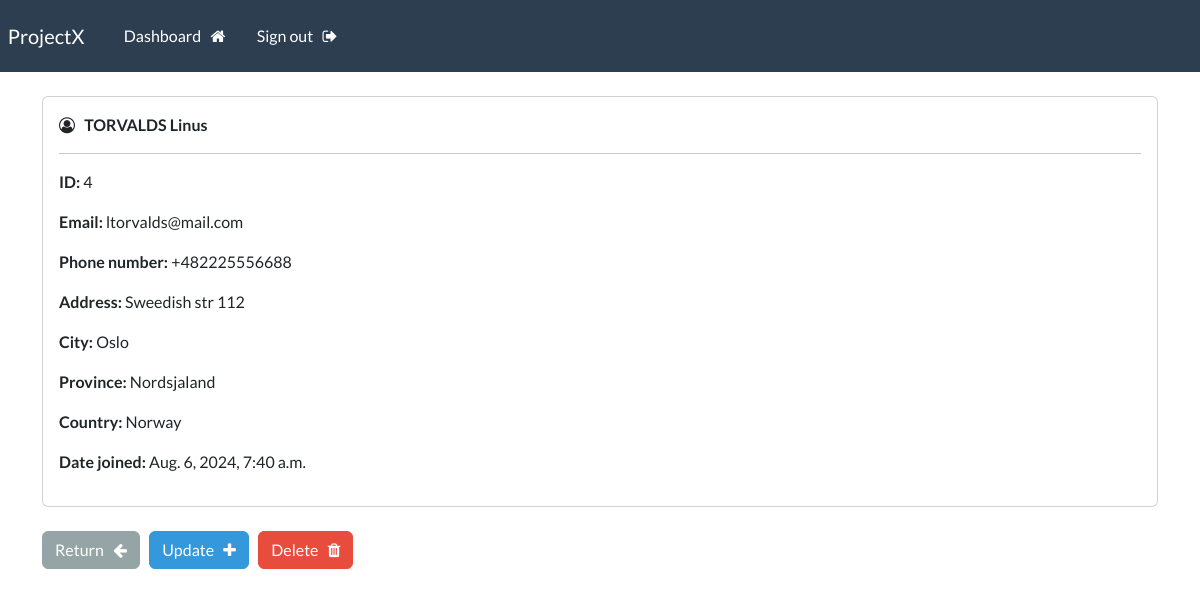
The app's page /record/4 (signed in) with its own data.
### webapp/models.py (models this page shows, shortened)
class Record(models.Model):
    creation_date = models.DateTimeField(auto_now_add=True)
    first_name = models.CharField(max_length=100)
    last_name = models.CharField(max_length=100)
    email = models.CharField(max_length=255)
    phone = models.CharField(max_length=20)
    address=models.CharField(max_length=300)
    city = models.CharField(max_length=255)
    province = models.CharField(max_length=200)
    country = models.CharField(max_length=100)

### webapp/views.py (the view)
# urls.py: path('record/<int:pk>', views.singular_record, name="record"),
@login_required (login_url='my-login')
def singular_record(request, pk):
    all_records = Record.objects.get(id=pk)
    context = {'record': all_records}
    return render (request, 'webapp/view-record.html', context=context)

### webapp/templates/webapp/view-record.html (shortened to what this page needs)
{% extends 'webapp/base.html'%}
{% block content %}
    <div class="card">
        <div class="card-body">
            <i class="fa fa-user-circle-o" aria-hidden="true"></i> &nbsp;
            <strong>
                {{ record.last_name|upper}}
                {{ record.first_name}}
            </strong>
            <hr>
            <p> <strong> ID: </strong> {{record.id}} </p>
            <p> <strong> Email: </strong> {{record.email}} </p>
            <p> <strong> Phone number: </strong> {{record.phone}} </p>
            <p> <strong> Address: </strong> {{record.address}} </p>
            <p> <strong> City: </strong> {{record.city}} </p>
            <p> <strong> Province: </strong> {{record.province}} </p>
            <p> <strong> Country: </strong> {{record.country}} </p>
            <p> <strong> Date joined: </strong> {{record.creation_date}} </p>
        </div>
    </div>
    <br>
    <a href="{% url 'dashboard' %}" class="btn btn-secondary"> Return &nbsp; <i class="fa fa-arrow-left" aria-hidden="true"></i></a>
    <a href="{% url 'update-record' record.id %}" class="btn btn-info"> Update &nbsp; <i class="fa fa-plus" aria-hidden="true"></i></a>
    <a href="{% url '' %}" class="btn btn-danger"> Delete &nbsp; <i class="fa fa-trash" aria-hidden="true"></i></a>
{% endblock %}

### records on screen
Record: last_name "TORVALDS", first_name "Linus", id "4", email "ltorvalds@mail.com", phone "+482225556688", address "Sweedish str 112", city "Oslo", province "Nordsjaland", country "Norway", creation_date "Aug. 6, 2024, 7:40 a.m."
